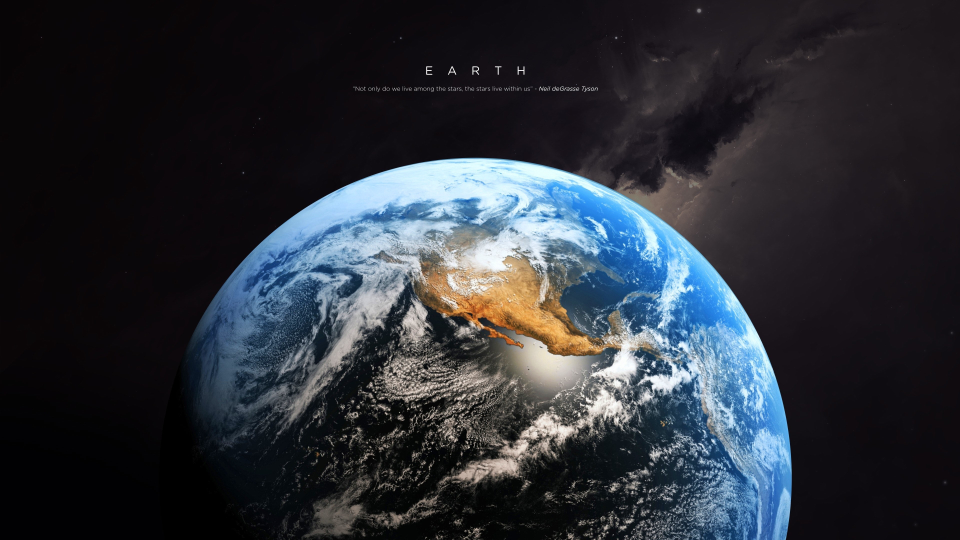
#> input picture opencv/earth.jpg, 1920 x 1080 px (shown at 1/2 size)
$ python draw.py
#> lines starting #> are read from the running program, lines starting #| are printed output that depends on the picture
import cv2
image=cv2.imread("earth.jpg",1)
#> image is the input picture: shape (1080, 1920, 3); mean B, G, R 55.7, 48.5, 44.5
cv2.line(image,(0,0),(400,400),(255,0,0),5)
cv2.rectangle(image,(0,0),(400,400),(0,255,0),4)
cv2.circle(image,(200,200),100,(0,0,255),-1)
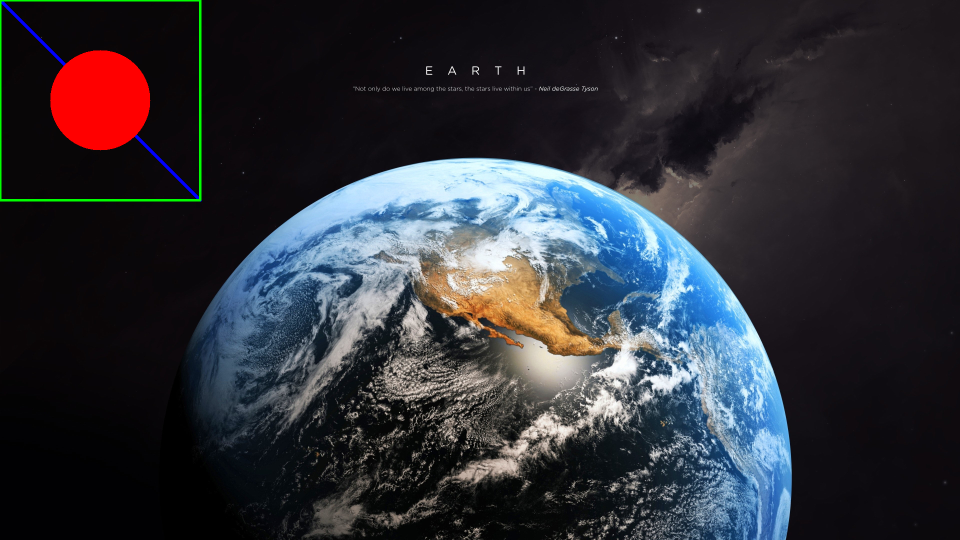
#> image: shape (1080, 1920, 3) (shown at 1/2 size); mean B, G, R 55.8, 49.2, 48.2
#> (the run stopped early here; a loop or call above may not have finished)

$ run again, with opencv/image.jpg copied over opencv/earth.jpg
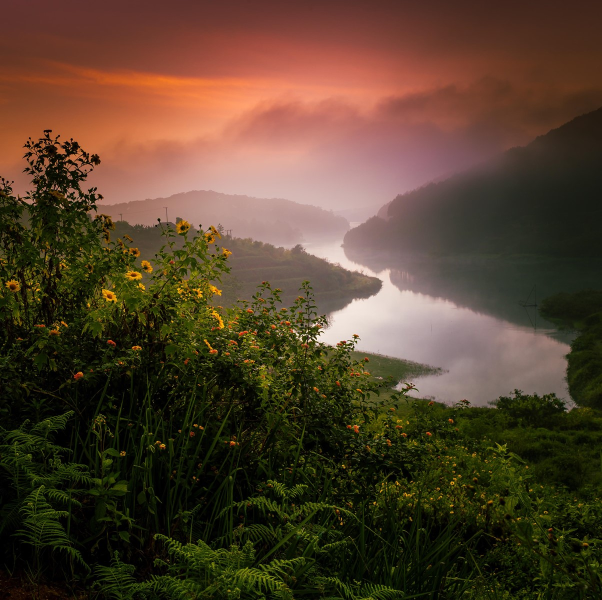
#> input picture opencv/image.jpg, 1203 x 1200 px (shown at 1/2 size)
#> image is the input picture: shape (1200, 1203, 3); mean B, G, R 44.7, 64.2, 84.4
#> `cv2.circle(image,(200,200),100,(0,0,255),-1)`:
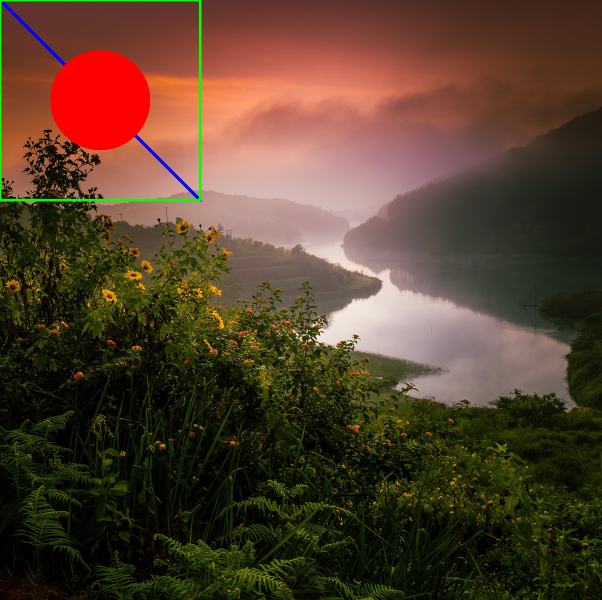
#> image: shape (1200, 1203, 3) (shown at 1/2 size); mean B, G, R 43.6, 62.9, 85.4

$ run again, with opencv/image1.jpg copied over opencv/earth.jpg
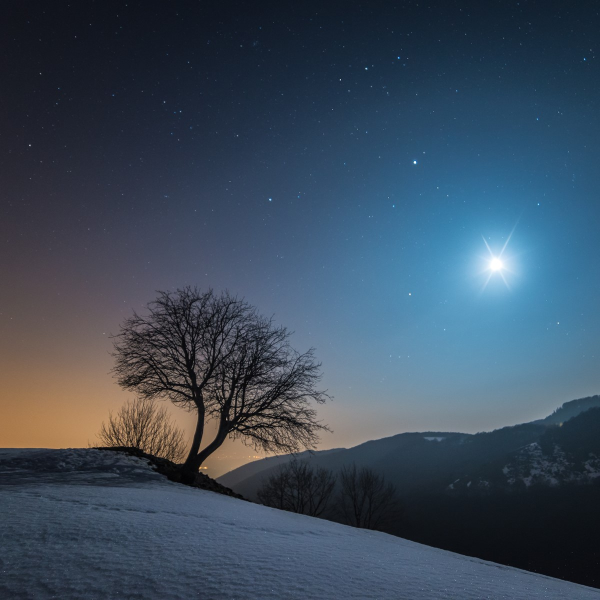
#> input picture opencv/image1.jpg, 1200 x 1200 px (shown at 1/2 size)
#> image is the input picture: shape (1200, 1200, 3); mean B, G, R 91.6, 75.3, 59.5
#> `cv2.circle(image,(200,200),100,(0,0,255),-1)`:
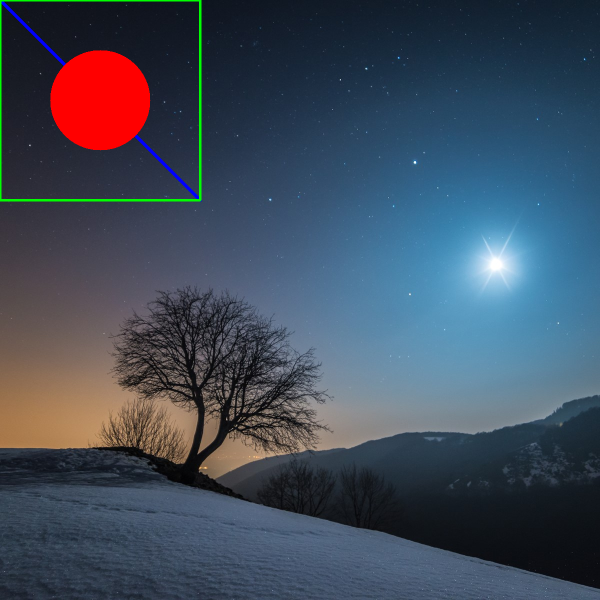
#> image: shape (1200, 1200, 3) (shown at 1/2 size); mean B, G, R 90.8, 75.5, 64.3
